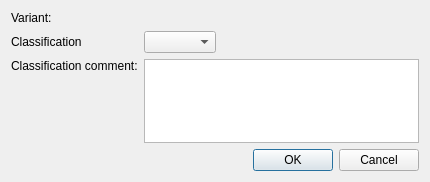
<?xml version="1.0" encoding="UTF-8"?>
<ui version="4.0">
 <class>ClassificationDialog</class>
 <widget class="QDialog" name="ClassificationDialog">
  <property name="geometry">
   <rect>
    <x>0</x>
    <y>0</y>
    <width>430</width>
    <height>182</height>
   </rect>
  </property>
  <property name="windowTitle">
   <string>Set validation status</string>
  </property>
  <layout class="QGridLayout" name="gridLayout">
   <item row="3" column="0" colspan="3">
    <widget class="QDialogButtonBox" name="buttons">
     <property name="orientation">
      <enum>Qt::Horizontal</enum>
     </property>
     <property name="standardButtons">
      <set>QDialogButtonBox::Cancel|QDialogButtonBox::Ok</set>
     </property>
    </widget>
   </item>
   <item row="2" column="0">
    <widget class="QLabel" name="label_2">
     <property name="text">
      <string>&lt;html&gt;&lt;head/&gt;&lt;body&gt;&lt;p&gt;Classification comment:&lt;/p&gt;&lt;/body&gt;&lt;/html&gt;</string>
     </property>
     <property name="alignment">
      <set>Qt::AlignLeading|Qt::AlignLeft|Qt::AlignTop</set>
     </property>
    </widget>
   </item>
   <item row="1" column="0">
    <widget class="QLabel" name="label">
     <property name="text">
      <string>Classification</string>
     </property>
    </widget>
   </item>
   <item row="1" column="2">
    <spacer name="horizontalSpacer">
     <property name="orientation">
      <enum>Qt::Horizontal</enum>
     </property>
     <property name="sizeHint" stdset="0">
      <size>
       <width>40</width>
       <height>20</height>
      </size>
     </property>
    </spacer>
   </item>
   <item row="0" column="0">
    <widget class="QLabel" name="label_4">
     <property name="text">
      <string>Variant:</string>
     </property>
    </widget>
   </item>
   <item row="0" column="1">
    <widget class="QLabel" name="variant">
     <property name="text">
      <string/>
     </property>
    </widget>
   </item>
   <item row="2" column="1" colspan="2">
    <widget class="QTextEdit" name="comment">
     <property name="html">
      <string>&lt;!DOCTYPE HTML PUBLIC &quot;-//W3C//DTD HTML 4.0//EN&quot; &quot;http://www.w3.org/TR/REC-html40/strict.dtd&quot;&gt;
&lt;html&gt;&lt;head&gt;&lt;meta name=&quot;qrichtext&quot; content=&quot;1&quot; /&gt;&lt;style type=&quot;text/css&quot;&gt;
p, li { white-space: pre-wrap; }
&lt;/style&gt;&lt;/head&gt;&lt;body style=&quot; font-family:'MS Shell Dlg 2'; font-size:8.25pt; font-weight:400; font-style:normal;&quot;&gt;
&lt;p style=&quot;-qt-paragraph-type:empty; margin-top:0px; margin-bottom:0px; margin-left:0px; margin-right:0px; -qt-block-indent:0; text-indent:0px; font-size:8pt;&quot;&gt;&lt;br /&gt;&lt;/p&gt;&lt;/body&gt;&lt;/html&gt;</string>
     </property>
    </widget>
   </item>
   <item row="1" column="1">
    <widget class="QComboBox" name="classification"/>
   </item>
  </layout>
 </widget>
 <resources/>
 <connections>
  <connection>
   <sender>buttons</sender>
   <signal>accepted()</signal>
   <receiver>ClassificationDialog</receiver>
   <slot>accept()</slot>
   <hints>
    <hint type="sourcelabel">
     <x>248</x>
     <y>254</y>
    </hint>
    <hint type="destinationlabel">
     <x>157</x>
     <y>274</y>
    </hint>
   </hints>
  </connection>
  <connection>
   <sender>buttons</sender>
   <signal>rejected()</signal>
   <receiver>ClassificationDialog</receiver>
   <slot>reject()</slot>
   <hints>
    <hint type="sourcelabel">
     <x>316</x>
     <y>260</y>
    </hint>
    <hint type="destinationlabel">
     <x>286</x>
     <y>274</y>
    </hint>
   </hints>
  </connection>
 </connections>
</ui>
